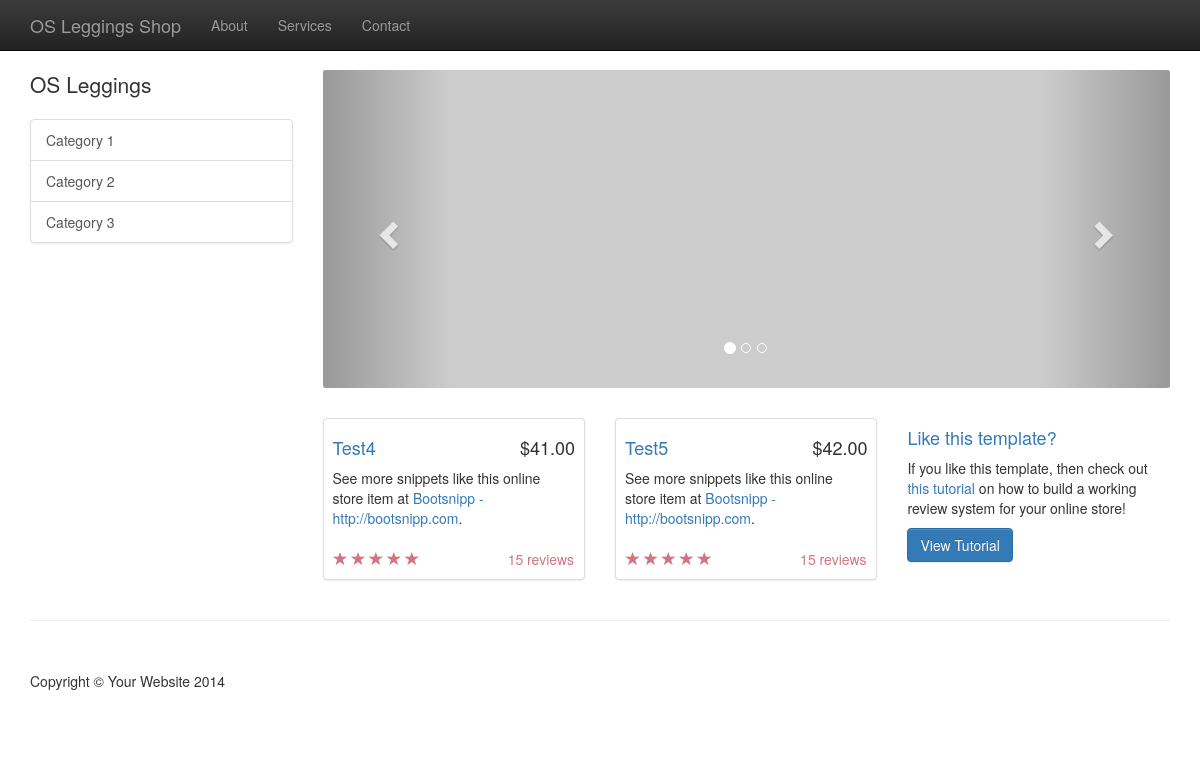
Before: / with the older database file.
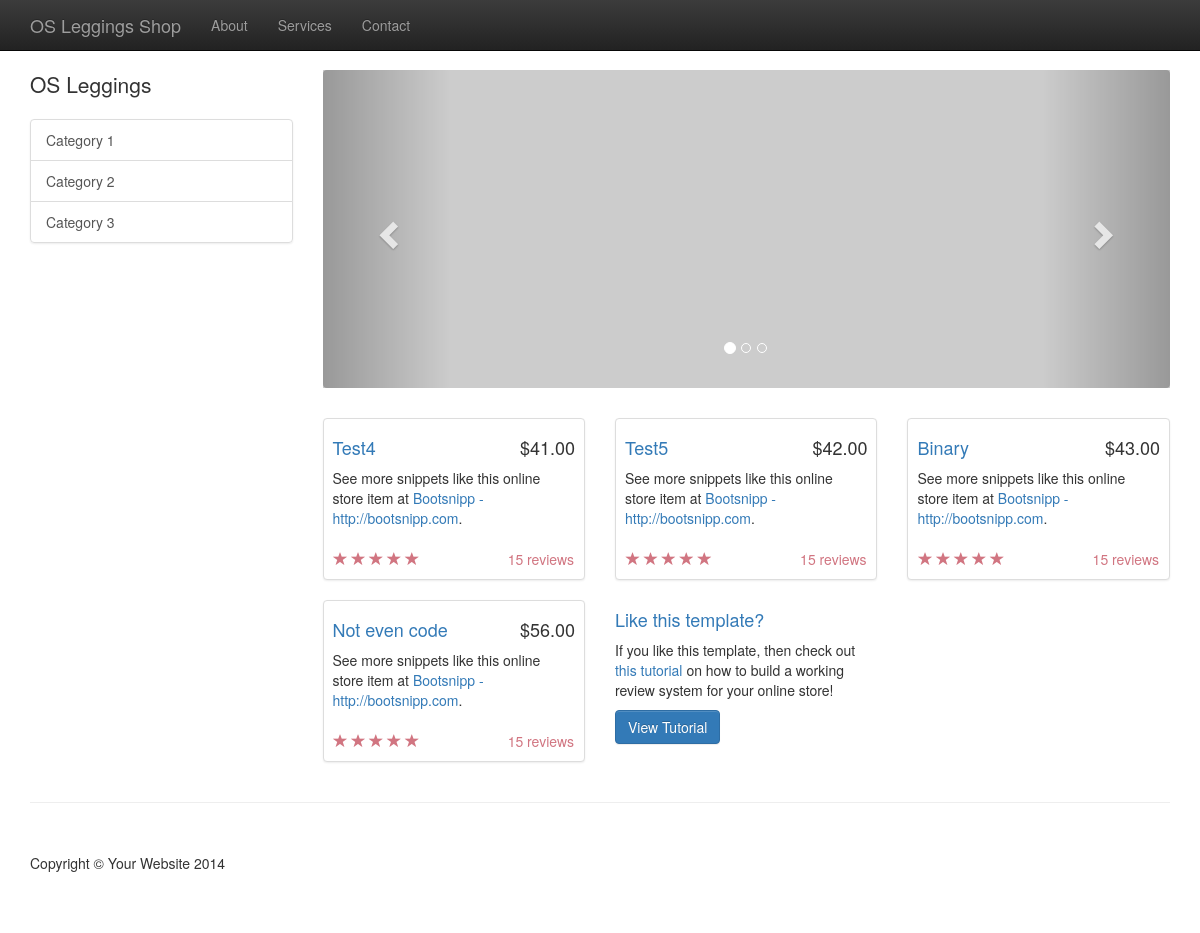
After: the same page with the newer database file.
### shop/models.py (models this page shows, shortened)
class Item(models.Model):
    title = models.CharField(max_length=200)
    description = models.TextField()
    price = models.DecimalField(max_digits=6, decimal_places=2)
    image = models.ImageField(upload_to='image_uploads')
    thumbnail = models.ImageField(
        upload_to='thumbnail_uploads',
        max_length=500,
        null=True,
        blank=True
    )

### shop/views.py (the view)
# urls.py: url(r'^$', views.shop_list, name='shop_list'),
def shop_list(request):
    items = Item.objects.all()
    return render(request, 'shop/shop_index.html', {'items': items})

### shop/templates/shop/shop_index.html (shortened to what this page needs)
{% load staticfiles %}
<!DOCTYPE html>
<html lang="en">
<head>
    <link rel="stylesheet" href="//maxcdn.bootstrapcdn.com/bootstrap/3.2.0/css/bootstrap.min.css">
    <link rel="stylesheet" href="//maxcdn.bootstrapcdn.com/bootstrap/3.2.0/css/bootstrap-theme.min.css">
    <link rel="stylesheet" href="{% static 'css/bootstrap.min.css' %}">
    <link rel="stylesheet" href="{% static 'css/shop-homepage.css' %}">
</head>
<body>
    <nav class="navbar navbar-inverse navbar-fixed-top" role="navigation">
        <div class="container">
            <div class="navbar-header">
                <a class="navbar-brand" href="#">OS Leggings Shop</a>
            </div>
            <div class="collapse navbar-collapse" id="bs-example-navbar-collapse-1">
                <ul class="nav navbar-nav">
                    <li>
                        <a href="#">About</a>
                    </li>
                    <li>
                        <a href="#">Services</a>
                    </li>
                    <li>
                        <a href="#">Contact</a>
                    </li>
                </ul>
            </div>
        </div>
    </nav>
    <div class="container">
        <div class="row">
            <div class="col-md-3">
                <p class="lead">OS Leggings</p>
                <div class="list-group">
                    <a href="#" class="list-group-item">Category 1</a>
                    <a href="#" class="list-group-item">Category 2</a>
                    <a href="#" class="list-group-item">Category 3</a>
                </div>
            </div>
            <div class="col-md-9">
                <div class="row carousel-holder">
                    <div class="col-md-12">
                        <div id="carousel-example-generic" class="carousel slide" data-ride="carousel">
                            <ol class="carousel-indicators">
                                <li data-target="#carousel-example-generic" data-slide-to="0" class="active"></li>
                                <li data-target="#carousel-example-generic" data-slide-to="1"></li>
                                <li data-target="#carousel-example-generic" data-slide-to="2"></li>
                            </ol>
                            <div class="carousel-inner">
                                <div class="item active">
                                    <img class="slide-image" src="http://placehold.it/800x300" alt="">
                                </div>
                            </div>
                            <a class="left carousel-control" href="#carousel-example-generic" data-slide="prev">
                                <span class="glyphicon glyphicon-chevron-left"></span>
                            </a>
                            <a class="right carousel-control" href="#carousel-example-generic" data-slide="next">
                                <span class="glyphicon glyphicon-chevron-right"></span>
                            </a>
                        </div>
                    </div>
                </div>
                <div class="row">
                    {% for item in items %}
                    <div class="col-sm-4 col-lg-4 col-md-4">
                        <div class="thumbnail">
                            <div class="caption">
                                <h4 class="pull-right">${{ item.price }}</h4>
                                <h4><a href="#">{{ item.title }}</a>
                                </h4>
                                <p>See more snippets like this online store item at <a target="_blank" href="http://www.bootsnipp.com">Bootsnipp - http://bootsnipp.com</a>.</p>
                            </div>
                            <div class="ratings">
                                <p class="pull-right">15 reviews</p>
                                <p>
                                    <span class="glyphicon glyphicon-star"></span>
                                    <span class="glyphicon glyphicon-star"></span>
                                    <span class="glyphicon glyphicon-star"></span>
                                    <span class="glyphicon glyphicon-star"></span>
                                    <span class="glyphicon glyphicon-star"></span>
                                </p>
                            </div>
                        </div>
                    </div>
                    {% endfor %}
                    <div class="col-sm-4 col-lg-4 col-md-4">
                        <h4><a href="#">Like this template?</a>
                        </h4>
                        <p>If you like this template, then check out <a target="_blank" href="http://maxoffsky.com/code-blog/laravel-shop-tutorial-1-building-a-review-system/">this tutorial</a> on how to build a working review system for your online store!</p>
                        <a class="btn btn-primary" target="_blank" href="http://maxoffsky.com/code-blog/laravel-shop-tutorial-1-building-a-review-system/">View Tutorial</a>
                    </div>
                </div>
            </div>
        </div>
    </div>
    <div class="container">
        <hr>
        <footer>
            <div class="row">
                <div class="col-lg-12">
                    <p>Copyright &copy; Your Website 2014</p>
                </div>
            </div>
        </footer>
    </div>
</body>
</html>

### shop/static/shop/css/shop-homepage.css (style rules this page uses)
body { padding-top: 70px; }
.slide-image { width: 100%; }
.carousel-holder { margin-bottom: 30px; }
.carousel-control, .item { border-radius: 4px; }
.caption { height: 130px; overflow: hidden; }
.caption h4 { white-space: nowrap; }
.ratings { padding-right: 10px; padding-left: 10px; color: #d17581; }
.thumbnail { padding: 0; }
footer { margin: 50px 0; }

Changed rows visible on the page:
added Item: price "43.00", title "Binary"
added Item: price "56.00", title "Not even code"
